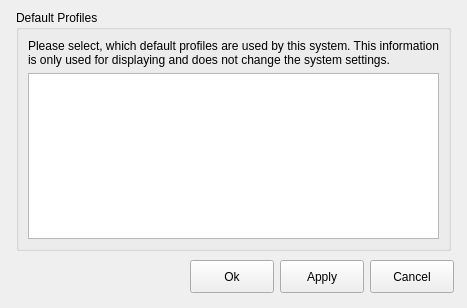
<?xml version="1.0" encoding="UTF-8"?>
<ui version="4.0">
 <class>settingsDialog</class>
 <widget class="QWidget" name="settingsDialog">
  <property name="geometry">
   <rect>
    <x>0</x>
    <y>0</y>
    <width>467</width>
    <height>308</height>
   </rect>
  </property>
  <property name="windowTitle">
   <string>Settings</string>
  </property>
  <widget class="QPushButton" name="okButton">
   <property name="geometry">
    <rect>
     <x>190</x>
     <y>260</y>
     <width>84</width>
     <height>33</height>
    </rect>
   </property>
   <property name="text">
    <string>Ok</string>
   </property>
  </widget>
  <widget class="QPushButton" name="applyButton">
   <property name="geometry">
    <rect>
     <x>280</x>
     <y>260</y>
     <width>84</width>
     <height>33</height>
    </rect>
   </property>
   <property name="text">
    <string>Apply</string>
   </property>
  </widget>
  <widget class="QPushButton" name="cancelButton">
   <property name="geometry">
    <rect>
     <x>370</x>
     <y>260</y>
     <width>84</width>
     <height>33</height>
    </rect>
   </property>
   <property name="text">
    <string>Cancel</string>
   </property>
  </widget>
  <widget class="QWidget" name="formLayoutWidget">
   <property name="geometry">
    <rect>
     <x>10</x>
     <y>10</y>
     <width>441</width>
     <height>241</height>
    </rect>
   </property>
   <layout class="QFormLayout" name="formLayout">
    <item row="1" column="0">
     <widget class="QFrame" name="frame">
      <property name="frameShape">
       <enum>QFrame::StyledPanel</enum>
      </property>
      <property name="frameShadow">
       <enum>QFrame::Raised</enum>
      </property>
     </widget>
    </item>
    <item row="1" column="1">
     <widget class="QGroupBox" name="gbElements">
      <property name="title">
       <string>Default Profiles</string>
      </property>
      <layout class="QVBoxLayout" name="verticalLayout_3">
       <item>
        <widget class="QLabel" name="label_2">
         <property name="text">
          <string>Please select, which default profiles are used by this system. This information is only used for displaying and does not change the system settings.</string>
         </property>
         <property name="wordWrap">
          <bool>true</bool>
         </property>
        </widget>
       </item>
       <item>
        <widget class="QListWidget" name="profileList">
         <property name="dragDropMode">
          <enum>QAbstractItemView::InternalMove</enum>
         </property>
        </widget>
       </item>
      </layout>
     </widget>
    </item>
   </layout>
  </widget>
 </widget>
 <resources/>
 <connections/>
</ui>
